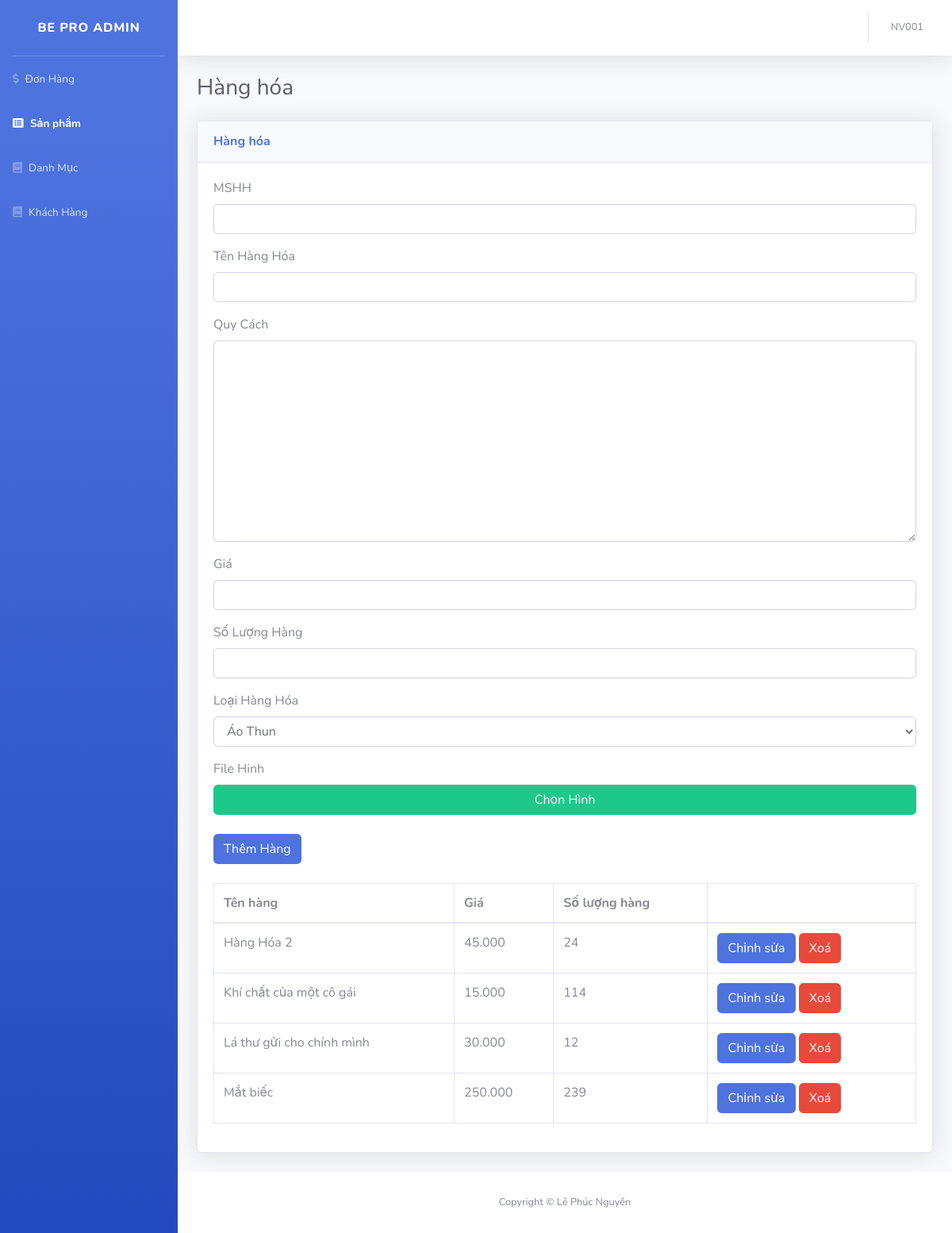
Before: /admin/index.php?module=product (signed in) with the older database file.
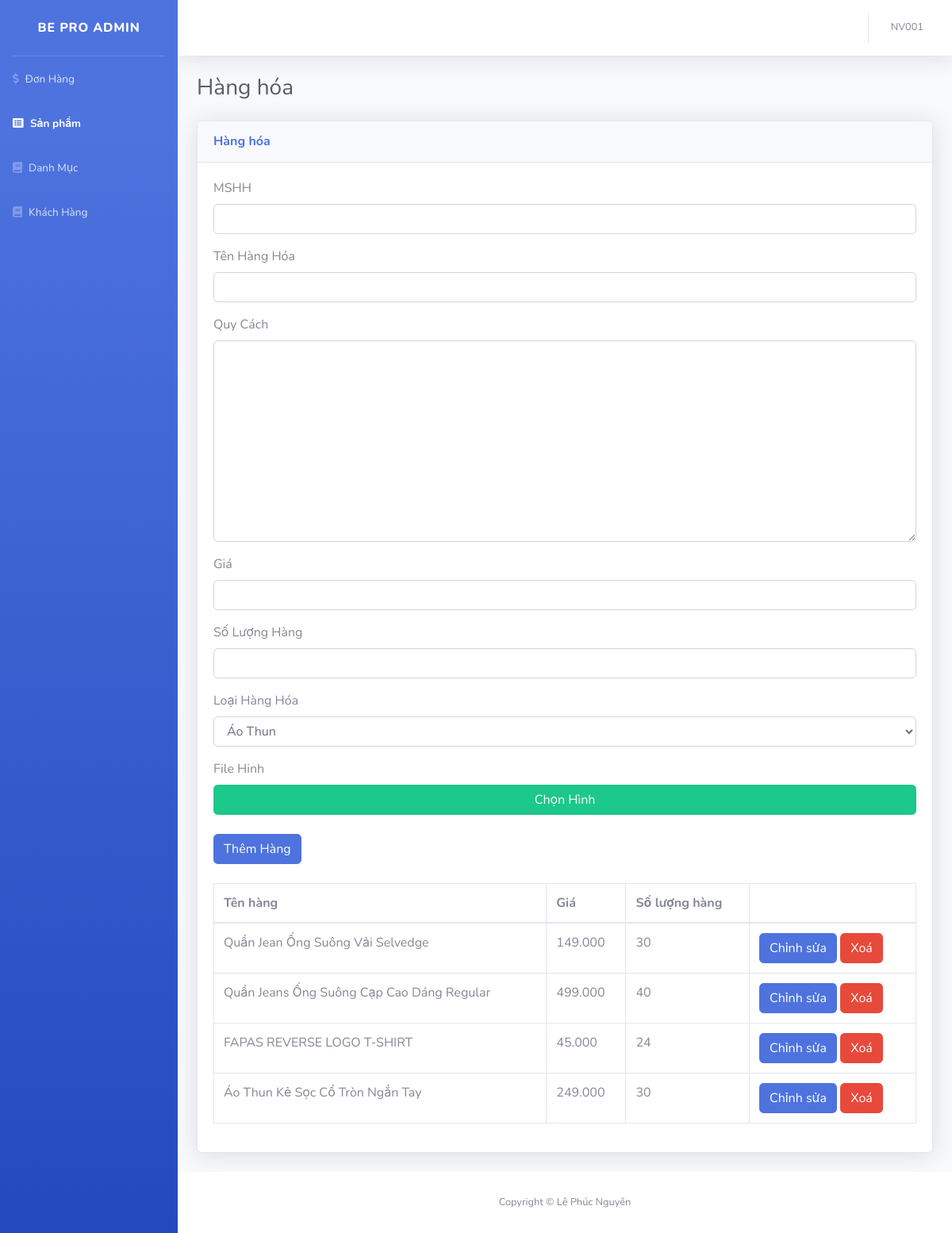
After: the same page with the newer database file.
### tables this page shows
CREATE TABLE `hanghoa` (
  `MSHH` char(10) NOT NULL,
  `TenHH` varchar(45) NOT NULL,
  `QuyCach` text NOT NULL,
  `Gia` int(11) NOT NULL,
  `SoLuongHang` int(11) NOT NULL,
  `MaLoaiHang` char(10) NOT NULL
);

### admin/modules/product/index.php (the view, shortened to what this page needs)
<div class="container-fluid">
<div class="d-sm-flex align-items-center justify-content-between mb-4">
  <h1 class="h3 mb-0 text-gray-800">Hàng hóa</h1>
</div>
<div class="row">
    <div class="col-12">
        <div class="card shadow mb-4">
            <div class="card-header py-3">
                <h6 class="m-0 font-weight-bold text-primary">Hàng hóa</h6>
            </div>
            <div class="card-body">
                <form action="./modules/product/process.php" method="POST" enctype="multipart/form-data">
                    <div class="form-group">
                        <label>MSHH</label>
                        <input type="text" name="MSHH" class="form-control" value="" />
                    </div>
                    <div class="form-group">
                        <label>Tên Hàng Hóa</label>
                        <input type="text" name="TenHH" class="form-control" />
                    </div>
                    <div class="form-group">
                        <label>Quy Cách</label>
                        <textarea rows="10" type="text" name="QuyCach" class="form-control" ></textarea>
                    </div>
                    <div class="form-group">
                        <label>Giá</label>
                        <input type="text" name="Gia" class="form-control" />
                    </div>
                    <div class="form-group">
                        <label>Số Lượng Hàng</label>
                        <input type="text" name="SoLuongHang" class="form-control" />
                    </div>
                    <div class="form-group">
                        <label>Loại Hàng Hóa</label>
                        <select class="form-control" name="maloai">
                            <?php
                                $sql = "SELECT * FROM LOAIHANGHOA";
                                $result = mysqli_query($db, $sql);
                                while($row = mysqli_fetch_assoc($result)):
                            ?>
                                <option value="<?=$row["MaLoaiHang"]?>"><?=$row["TenLoaiHang"]?></option>
                            <?php
                                endwhile;
                            ?>
                        </select>
                    </div>
                    <div class="form-group">
                        <label>File Hinh</label>
                        <div class="input-group mb-3 image-select">
                            <label for="input-hinh" class="btn btn-success w-100">Chọn Hình</label>
                        </div>
                    </div>
                    <button type="submit" class="btn btn-primary" name="themhang">Thêm Hàng</button>
                </form>
                <div class="table-responsive">
                <table class="table mt-4 table-bordered table-data" data-get="orders">
                    <thead>
                    <tr>
                        <th>Tên hàng</th>
                        <th>Giá</th>
                        <th>Số lượng hàng</th>
                        <th></th>
                    </tr>
                    </thead>
                    <tbody>
                        <?php
                            $sql = "SELECT * FROM HANGHOA;";
                            $result = mysqli_query($db, $sql);
                            while($row = mysqli_fetch_assoc($result)):
                        ?>
                            <tr>
                                <td><?=$row["TenHH"]?></td>
                                <td><?=number_format($row["Gia"], 0, '', '.')?></td>
                                <td><?=$row["SoLuongHang"]?></td>
                                <td>
                                    <a href="index.php?module=product&action=edit&id=<?=$row["MSHH"]?>" class="btn btn-primary">
                                        Chỉnh sửa
                                    </a>
                                    <a href="./modules/product/process.php?action=xoa&id=<?=$row["MSHH"]?>" class="btn btn-danger">
                                        Xoá
                                    </a>
                                </td>
                            </tr>
                        <?php
                            endwhile;
                        ?>
                    </tbody>
                </table>
                </div>
            </div>
            </div>
        </div>
    </div>
</div>

### admin/index.php (shortened to what this page needs)
<!DOCTYPE html>
<html lang="en">
<head>
  <link href="vendor/fontawesome-free/css/all.min.css" rel="stylesheet" type="text/css">
  <link href="css/sb-admin-2.min.css" rel="stylesheet">
  <link href="css/style.css" rel="stylesheet">
</head>
<?php
  $module = (isset($_GET["module"]) && !empty($_GET["module"])) ? $_GET["module"] : "index";
  $action = (isset($_GET["action"]) && !empty($_GET["action"])) ? $_GET["action"] : "index";
  $module = preg_replace("/[^A-Za-z0-9]/", "", $module);
  $action = preg_replace("/[^A-Za-z0-9]/", "", $action);
?>
<body id="page-top">
  <div id="wrapper">
    <ul class="navbar-nav bg-gradient-primary sidebar sidebar-dark accordion" id="accordionSidebar">
      <a class="sidebar-brand d-flex align-items-center justify-content-center" href="index.php">
        <div class="sidebar-brand-text mx-3">Be Pro Admin</div>
      </a>
      <hr class="sidebar-divider my-0">
      <li class="nav-item <?=($module == "transaction") ? "active" : ""?>">
        <a class="nav-link collapsed" href="?module=transaction" aria-controls="collapseTwo">
          <i class="fas fa-dollar-sign"></i>
          <span>Đơn Hàng</span>
        </a>
      </li>
      <li class="nav-item <?=($module == "product") ? "active" : ""?>">
        <a class="nav-link collapsed" href="?module=product" aria-controls="collapseTwo">
          <i class="fas fa-list-alt"></i>
          <span>Sản phẩm</span>
        </a>
      </li>
      <li class="nav-item <?=($module == "category") ? "active" : ""?>">
        <a class="nav-link collapsed" href="?module=category" aria-controls="collapseTwo">
          <i class="fas fa-book"></i>
          <span>Danh Mục</span>
        </a>
      </li>
      <li class="nav-item <?=($module == "user") ? "active" : ""?>">
        <a class="nav-link collapsed" href="?module=user" aria-controls="collapseTwo">
          <i class="fas fa-book"></i>
          <span>Khách Hàng</span>
        </a>
      </li>
    </ul>
    <div id="content-wrapper" class="d-flex flex-column">
      <div id="content">
        <nav class="navbar navbar-expand navbar-light bg-white topbar mb-4 static-top shadow">
          <ul class="navbar-nav ml-auto">
            <li class="nav-item dropdown no-arrow">
              <a class="nav-link dropdown-toggle" href="#" id="userDropdown" role="button" data-toggle="dropdown" aria-haspopup="true" aria-expanded="false">
                <span class="mr-2 d-none d-lg-inline text-gray-600 small"><?=$_SESSION["nhanvien"]?></span>
              </a>
            </li>
          </ul>
        </nav>
        <?php
          include("modules/" . $module . "/" . $action . ".php");
        ?>
      </div>
      <footer class="sticky-footer bg-white">
        <div class="container my-auto">
          <div class="copyright text-center my-auto">
            <span>Copyright &copy; Lê Phúc Nguyên</span>
          </div>
        </div>
      </footer>
    </div>
  </div>
</body>
</html>

Changed rows visible on the page:
removed hanghoa: TenHH "Lá thư gửi cho chính mình", Gia "30.000", SoLuongHang "12"
removed hanghoa: TenHH "Mắt biếc", Gia "250.000", SoLuongHang "239"
added hanghoa: TenHH "Quần Jean Ống Suông Vải Selvedge", Gia "149.000", SoLuongHang "30"
added hanghoa: TenHH "Quần Jeans Ống Suông Cạp Cao Dáng Regular", Gia "499.000", SoLuongHang "40"
changed hanghoa: TenHH "Hàng Hóa 2" → "FAPAS REVERSE LOGO T-SHIRT"
changed hanghoa: TenHH "Khí chất của một cô gái" → "Áo Thun Kẻ Sọc Cổ Tròn Ngắn Tay"; Gia "15.000" → "249.000"; SoLuongHang "114" → "30"
